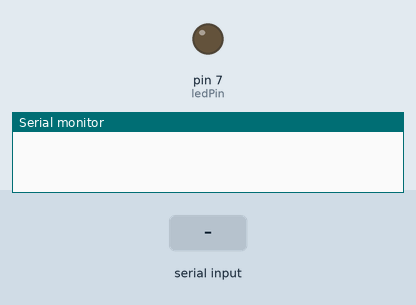
Bench run of a sketch on a simulated Arduino Uno, built with avr-gcc and run on an emulated ATmega328P. On the bench: output pins drawn as LEDs (lit = HIGH), the last lines printed to the serial monitor. The test bench sets the inputs (shaded band).

Above: at 1.2 s.
1.3 s: "1" received over Serial
At 1.8 s:
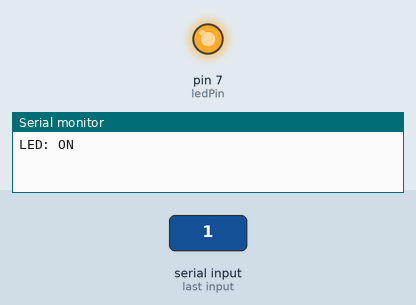
2.8 s: "0" received over Serial
At 4.2 s:
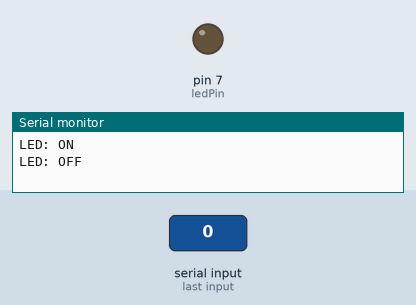
Timing chart, 0 to 5.8 s (numbered marks = the images above; inputs shaded):
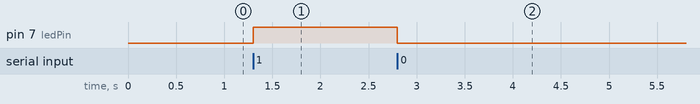

Measured:
- after the input at 1.3 s, pin 7 (ledPin): LOW → HIGH at once
- after the input at 2.8 s, pin 7 (ledPin): HIGH → LOW at once

The sketch:

Bluetooth_module_led.ino
```cpp
//Using 4 pins inside wala

#define ledPin 7
char data = 0;
void setup() {
  pinMode(ledPin, OUTPUT);
  digitalWrite(ledPin, LOW);
  Serial.begin(9600); //default baud rate for bt 38400
}
void loop() {
  if(Serial.available() > 0){ // Checks whether data is comming from the serial port
    data = Serial.read(); // Reads the data from the serial port

          if (data == '0') {
            digitalWrite(ledPin, LOW); // Turn LED OFF
            Serial.println("LED: OFF");
            }
              else if (data == '1') {
                digitalWrite(ledPin, HIGH);
                Serial.println("LED: ON");

              }
  }
}
```
